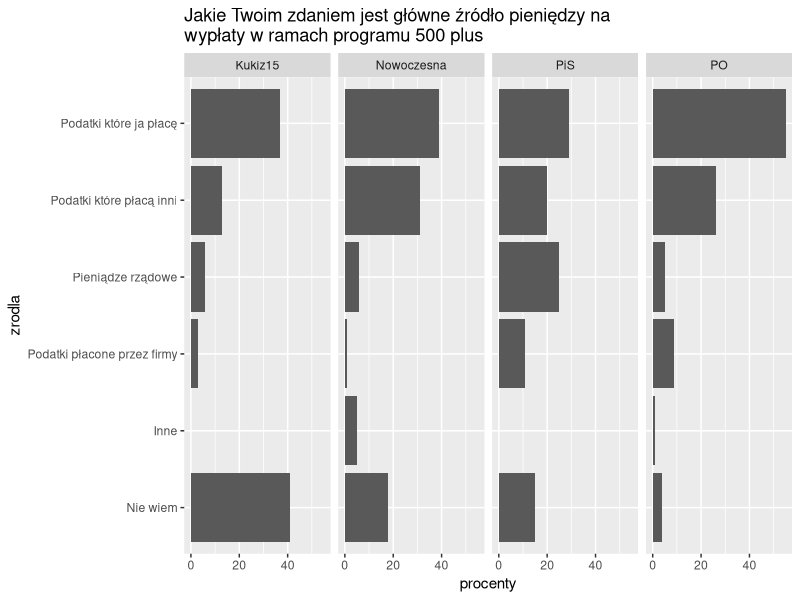

Write R code to recreate this figure.
## ---- chunk 1
knitr::opts_chunk$set(echo = TRUE)
library(dplyr)
library(ggplot2)
## ---- chunk 2
procenty <- c(29,20,25,11,0,15, 37,13,6,3,0,41,
              55,26,5,9,1,4, 39, 31, 6, 1, 5, 18)
zrodla <- c("Podatki które ja płacę", "Podatki które płacą inni", "Pieniądze rządowe","Podatki płacone przez firmy", "Inne", "Nie wiem")
partie <- c("PiS", "Kukiz15", "PO", "Nowoczesna")
df <- tibble(procenty=procenty, zrodla=factor(rep(zrodla, 4), levels=zrodla),
             partie=rep(partie, each=6))
## ---- chunk 3
ggplot(data=df, aes(x=zrodla, y=procenty)) + 
geom_bar(stat='identity') + facet_grid(~partie) + coord_flip() + ggtitle("Jakie Twoim zdaniem jest główne źródło pieniędzy na\nwypłaty w ramach programu 500 plus") + scale_x_discrete(limits = rev(levels(df$zrodla)))
